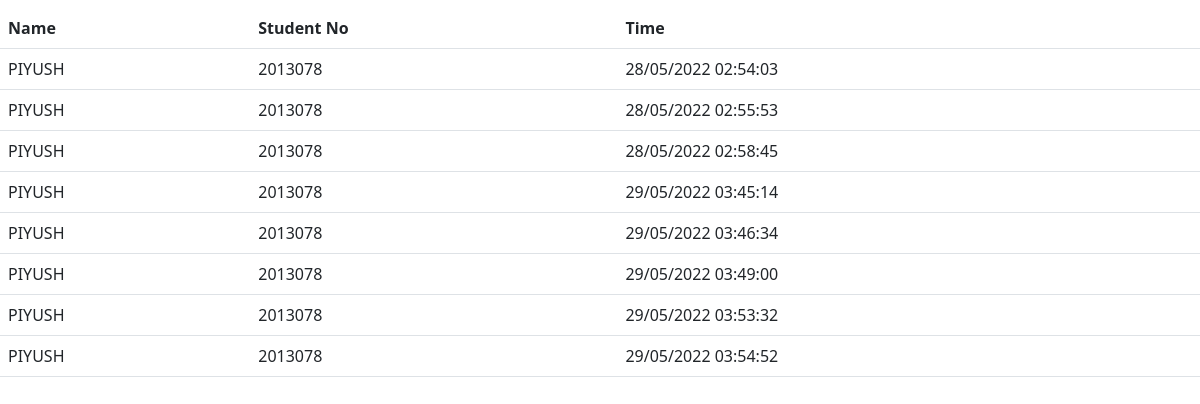
The app's page /showdata, older data.
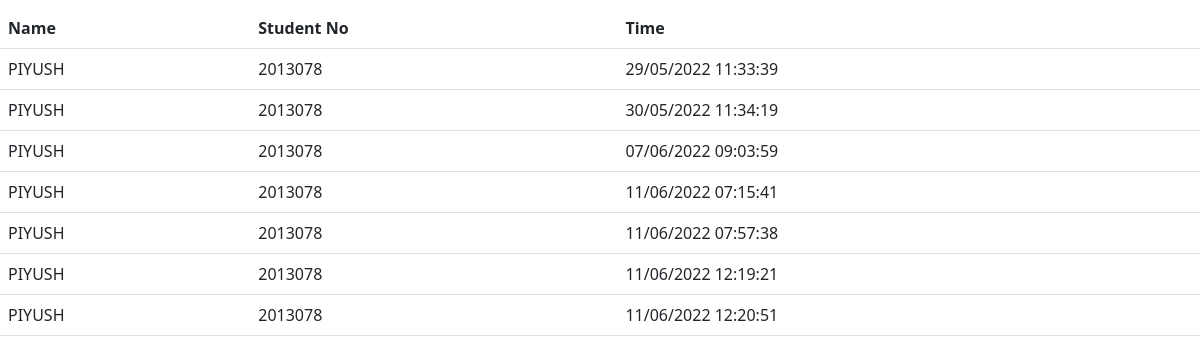
The same page, newer data.
### face2/models.py (models this page shows)
class Register(models.Model):
    name = models.CharField(max_length=30)
    studentno = models.BigIntegerField()
    time = models.CharField(max_length=30)

### face2/views.py (the view)
# urls.py: path('showdata',views.showdata,name = 'showdata'),
def showdata(request):
    data = Register.objects.all()
    return render(request,"data.html",{"message" :data})

### templates/data.html (shortened to what this page needs)
<!doctype html>
<html lang="en">
  <head>
    <link href="https://cdn.jsdelivr.net/npm/bootstrap@5.2.0-beta1/dist/css/bootstrap.min.css" rel="stylesheet">
  </head>
  <body>
    <table class="table table-hover">
        <thead>
          <tr>
            <th scope="col">Name</th>
            <th scope="col">Student No</th>
            <th scope="col">Time</th>
          </tr>
        </thead>
        <tbody>
            {% for k in message  %}
            <tr>
                <td>{{k.name}}</td>
                <td>{{k.studentno}}</td>
                <td>{{k.time}}</td>
            </tr>
            {% endfor %}
        </tbody>
      </table>
  </body>
</html>

Row changes from the older to the newer data that the page shows:
removed Register: name "PIYUSH", studentno "2013078", time "29/05/2022 03:54:52"
changed Register (number 1 of 7 on the later page): time "28/05/2022 02:54:03" → "29/05/2022 11:33:39"
changed Register (number 2 of 7 on the later page): time "28/05/2022 02:55:53" → "30/05/2022 11:34:19"
changed Register (number 3 of 7 on the later page): time "28/05/2022 02:58:45" → "07/06/2022 09:03:59"
changed Register (number 4 of 7 on the later page): time "29/05/2022 03:45:14" → "11/06/2022 07:15:41"
changed Register (number 5 of 7 on the later page): time "29/05/2022 03:46:34" → "11/06/2022 07:57:38"
changed Register (number 6 of 7 on the later page): time "29/05/2022 03:49:00" → "11/06/2022 12:19:21"
changed Register (number 7 of 7 on the later page): time "29/05/2022 03:53:32" → "11/06/2022 12:20:51"
